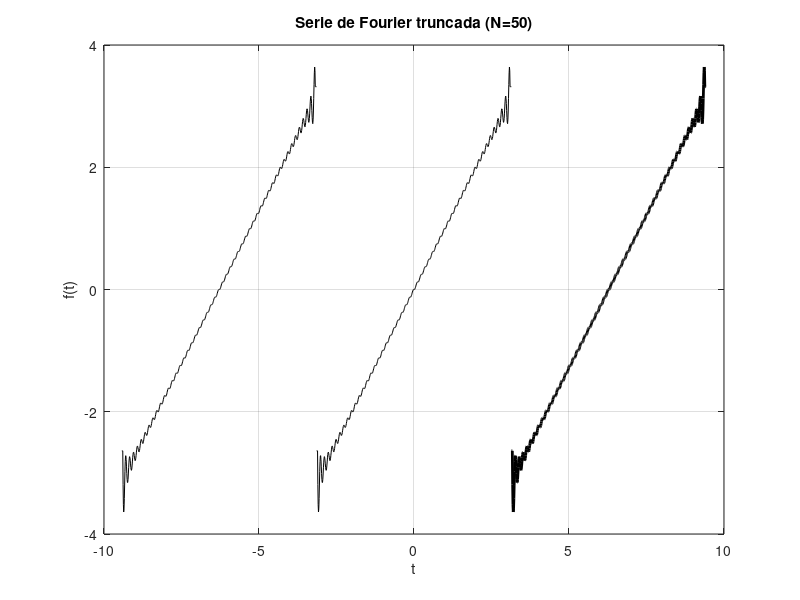
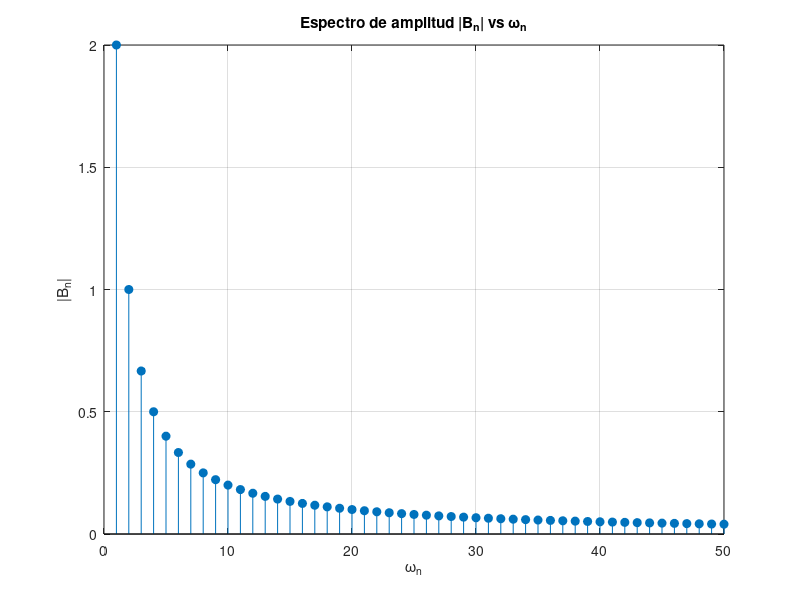

The MATLAB script that drew these images, in order:
close all;
clc;

mul = 2;
w0 = 1;                 % frecuencia fundamental
t  = -pi:0.01:pi;
t2 = -3*pi:0.01:-pi;
t3 =  pi:0.01:3*pi;

ytotal  = 0;
ytotal2 = 0;
ytotal3 = 0;

N = 50;

for n = 1:N
    y  = ((2/n)*(-1)^(n+1))*sin(n*t);
    y2 = ((2/n)*(-1)^(n+1))*sin(n*t2);
    y3 = ((2/n)*(-1)^(n+1))*sin(n*t3);

    ytotal  = ytotal  + y;
    ytotal2 = ytotal2 + y2;
    ytotal3 = ytotal3 + y3;
end

ytotal(1:3)   = ytotal(4);
ytotal2(1:3)  = ytotal2(4);
ytotal3(1:3)  = ytotal3(4);
ytotal(625:629)  = ytotal(625);
ytotal2(625:629) = ytotal2(625);
ytotal3(625:629) = ytotal3(625);

figure;
plot(t, ytotal,'k', t2, ytotal2,'k', t3, ytotal3,'k','LineWidth',2);
title('Serie de Fourier truncada (N=50)');
xlabel('t');
ylabel('f(t)');
grid on;

% --------- Espectro de amplitud ---------
n  = 1:N;
Bn = (2./n).* (-1).^(n+1);    % coeficientes senoidales
wn = n*w0;                    % frecuencias angulares

figure;
stem(wn, abs(Bn), 'filled');
title('Espectro de amplitud |B_n| vs \omega_n');
xlabel('\omega_n');
ylabel('|B_n|');
grid on;
